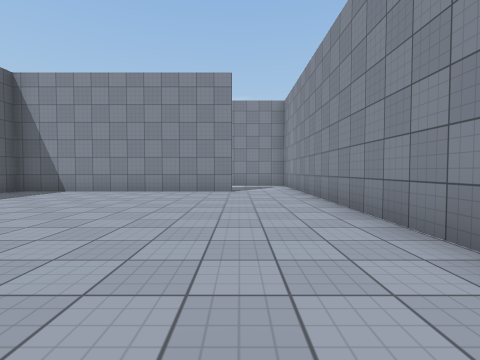
View 1 (above)

24 first-person views from a walk through a Unity game level. The camera is 1.2 m above the floor, tilts 2° down and sees 85° across. The floor is counted in squares, 2 m on a side. Each view is taken from the middle of a square. On the plan, view 1 faces up. The plan holds only what a view shows up to about 9 squares ahead; the rest is blank. The place goes on beyond the plan. Surface patterns are stand-ins for the level's own textures.

View 2
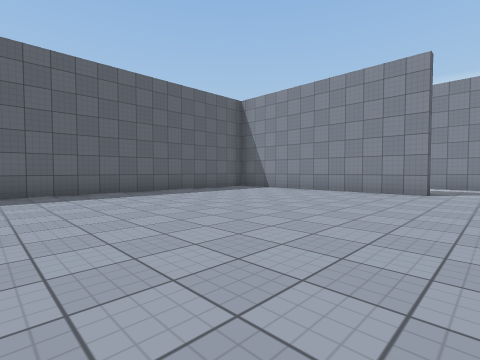

View 3
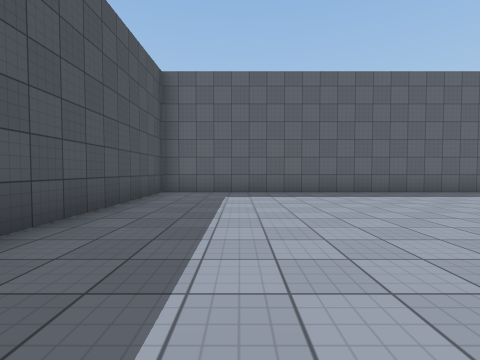

View 4
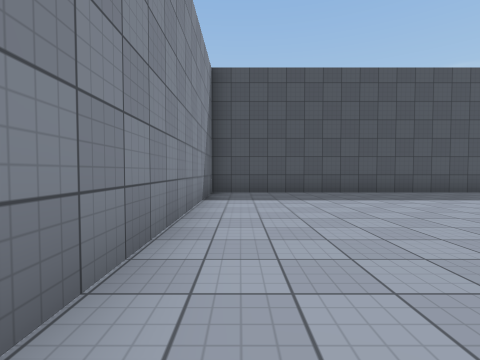

View 5
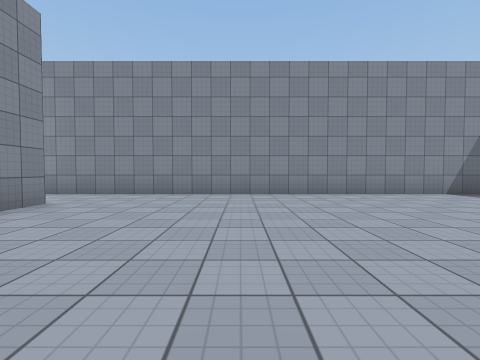

View 6
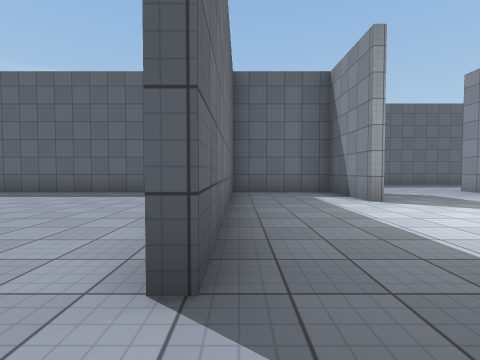

View 7
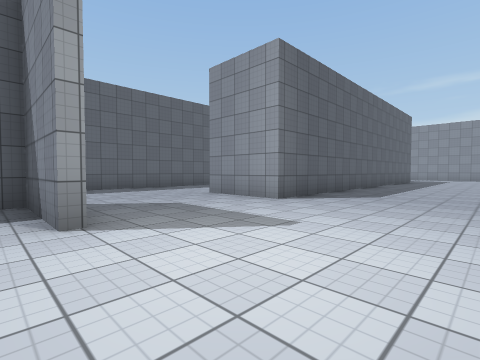

View 8
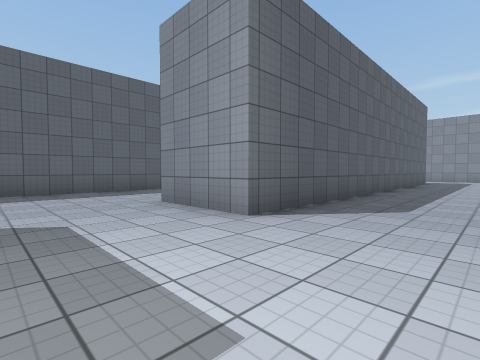

View 9
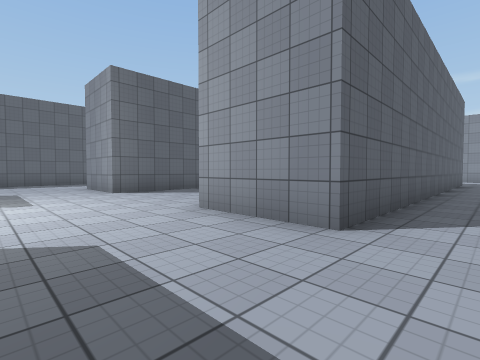

View 10
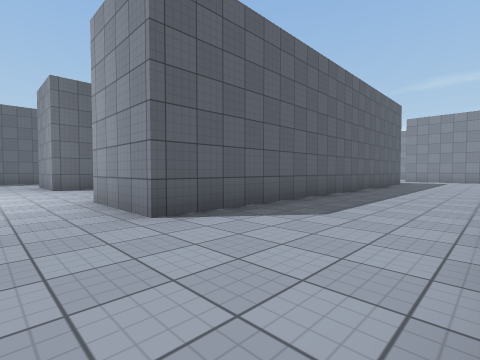

View 11
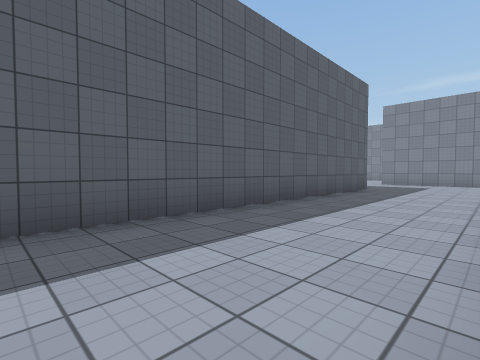

View 12
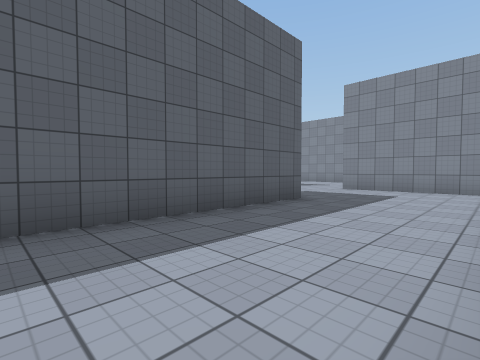

View 13
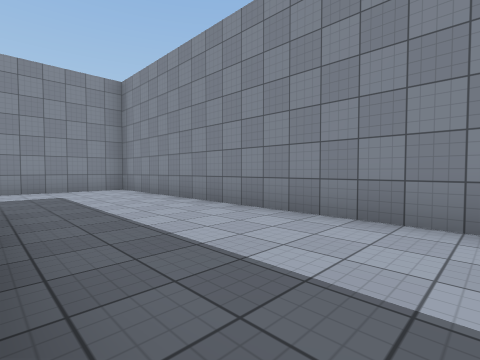

View 14
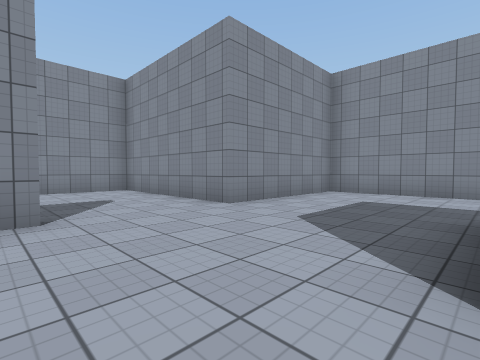

View 15
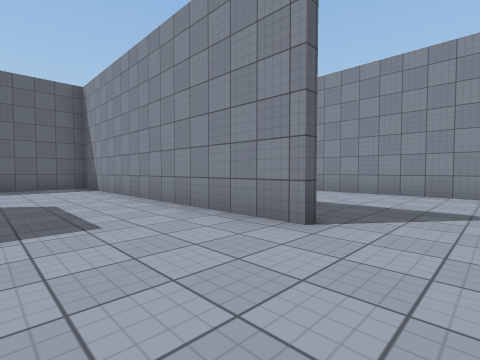

View 16
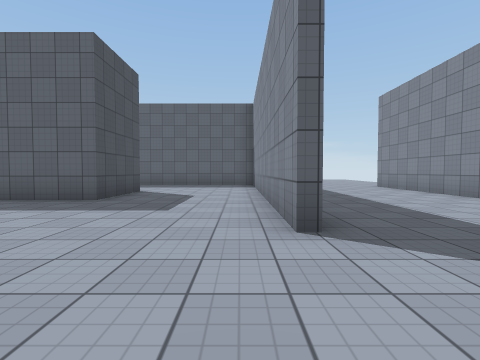

View 17
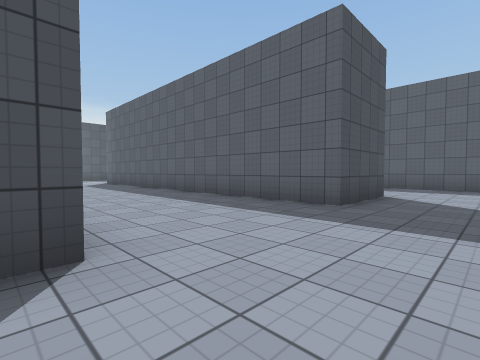

View 18
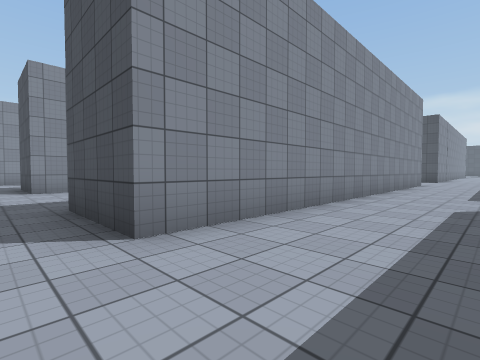

View 19
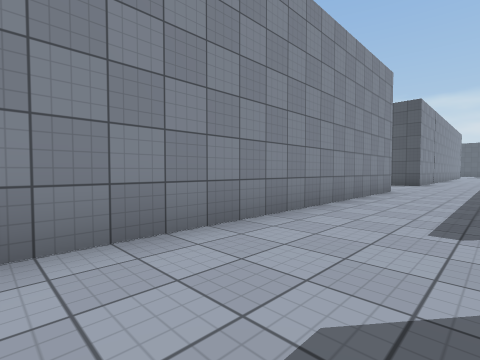

View 20
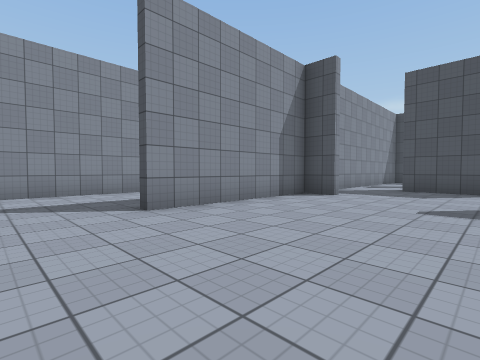

View 21
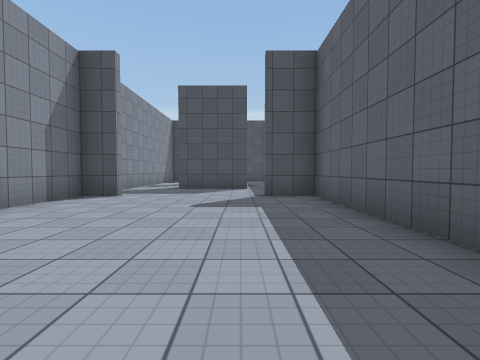

View 22
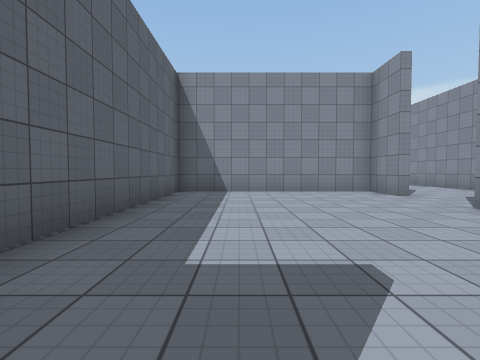

View 23
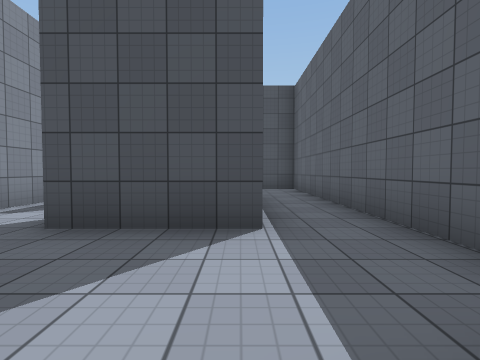

View 24
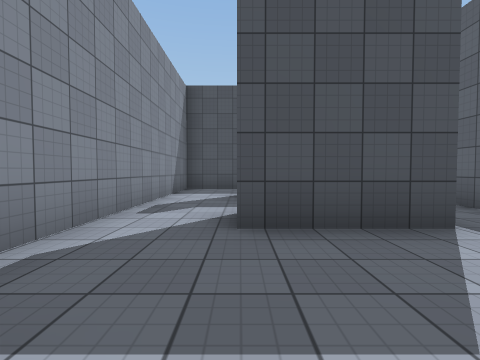

### Floor plan
Points are (right, up) in squares from view 1. A wall is a line through its corners. A room is listed if a view was taken in it or the views show most of it. See-through windows are left out.
Room 1 (views 1, 2, 3, 4, 5, 6)
walls: (-0.1, 7.6) (-6.5, 7.6) (-6.5, -3.2) (1.8, -3.2) (1.8, 9.1)
ways out: opening at (0.5, 8) to room 2
Room 2 (views 7, 8, 9, 10, 11, 12, 13, 14, 15, 16, 17, 18, 19)
walls: (-4.4, 14.5) (-6.7, 14.5) (-6.7, 26) (-4.4, 26) (-4.4, 14.5); (-10, 16.4) (-10, 12.2); (-4, 10.6) (-6.5, 10.6) (-6.5, 7.8); (0.6, 10.6) (-0.8, 10.6); (-0.5, 25.1) (-0.5, 26) (1.9, 26) (1.9, 14.5) (-0.5, 14.5); (-5.8, 7.8) (-0.1, 7.8); (5.3, 21.1) (5.3, 29.6) (1.3, 29.6) (1.3, 34.3) (-8, 34.3); (-1.5, 29.6) (-10, 29.6) (-10, 25.2)
ways out: opening at (0.5, 8) to room 1; opening at (-10, 19.5) to room 3
Room 3 (views 20, 21, 22, 23, 24)
walls: (-11.1, 13.8) (-10.2, 13.8) (-10.2, 18.2); (-15.8, 12.1) (-15.8, 7.5); (-14.2, 11.3) (-11.9, 11.3); (-10.2, 20.1) (-10.2, 21.5) (-15.8, 21.5) (-15.8, 13.8) (-14.6, 13.8)
ways out: opening at (-10, 19.5) to room 2; opening at (-15, 7); opening at (-11, 11)

Where each view was taken, in squares from view 1:
view 1: 0 up, 0 right, facing up
view 2: 0 up, 1 right, facing up-left
view 3: 1 down, 1 right, facing left
view 4: 4 up, 1 right, facing down
view 5: 4 up, 5 left, facing right
view 6: 8 up, 1 right, facing left
view 7: 10 up, 1 left, facing up-left
view 8: 12 up, 2 left, facing up-left
view 9: 12 up, 3 right, facing up-left
view 10: 13 up, 5 right, facing up-left
view 11: 17 up, 5 right, facing up-left
view 12: 21 up, 5 right, facing up-left
view 13: 21 up, 2 right, facing up-right
view 14: 26 up, 2 left, facing up-right
view 15: 27 up, 0 right, facing up-left
view 16: 29 up, 1 right, facing left
view 17: 28 up, 0 right, facing down-left
view 18: 27 up, 9 left, facing down-right
view 19: 23 up, 9 left, facing down-right
view 20: 20 up, 14 left, facing down-right
view 21: 20 up, 14 left, facing down
view 22: 14 up, 14 left, facing up
view 23: 14 up, 14 left, facing down
view 24: 14 up, 12 left, facing down
